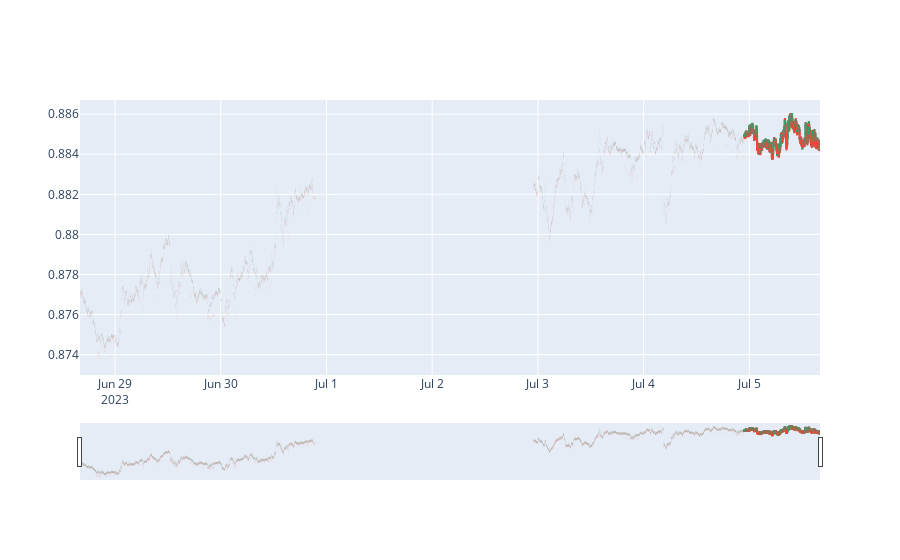

Notebook code for this chart:
### Code cell
import plotly.graph_objects as go


fig = go.Figure()

fig.add_trace(go.Candlestick(x=df['bucket'],
                open=df['open'],
                high=df['high'],
                low=df['low'],
                close=df['close'],
))

### Figure 1 — Plotly figure (JSON) as saved in the notebook; plotly's stock layout.template omitted (floating-point values rounded to 4 significant figures; data arrays with more than 128 entries replaced by an {"elided": "..."} marker saying what was removed)
{"data": [{"close": {"elided": "7085 float values"}, "high": {"elided": "7085 float values"}, "low": {"elided": "7085 float values"}, "open": {"elided": "7085 float values"}, "type": "candlestick", "x": {"elided": "7085 str values"}}], "layout": {}}
